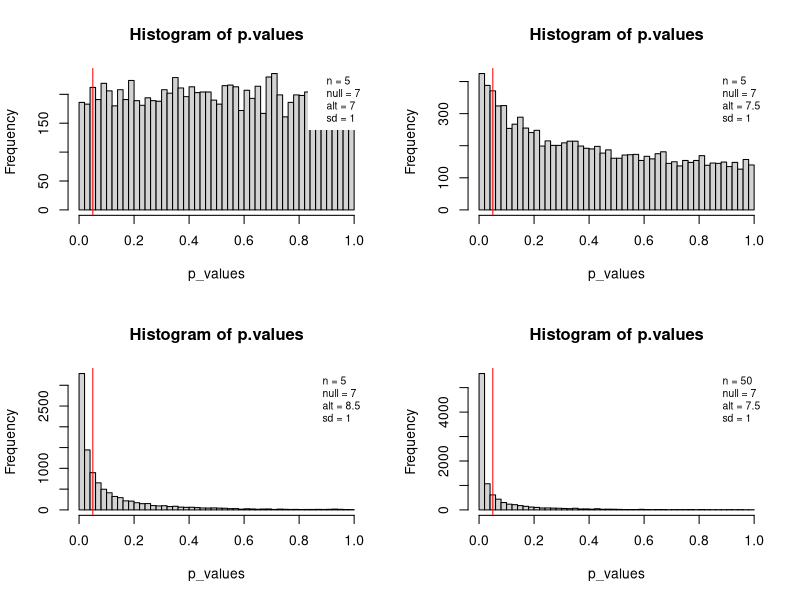
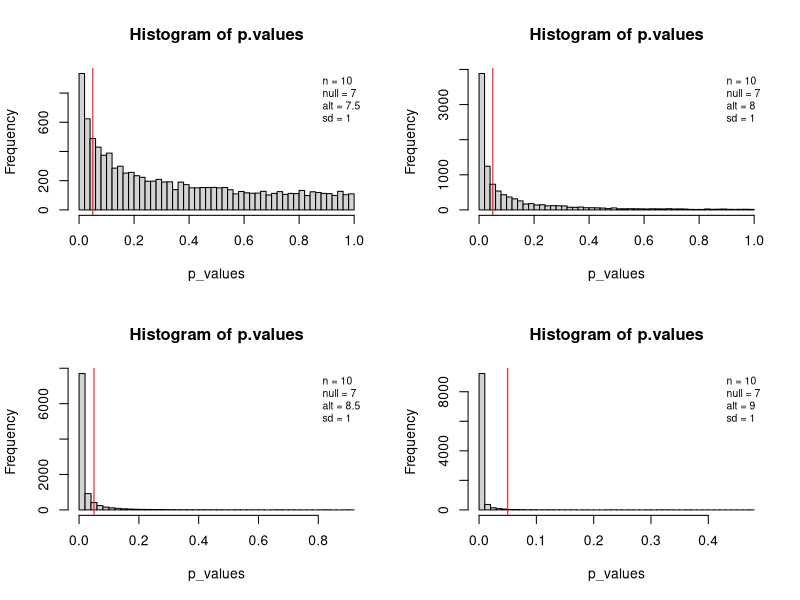
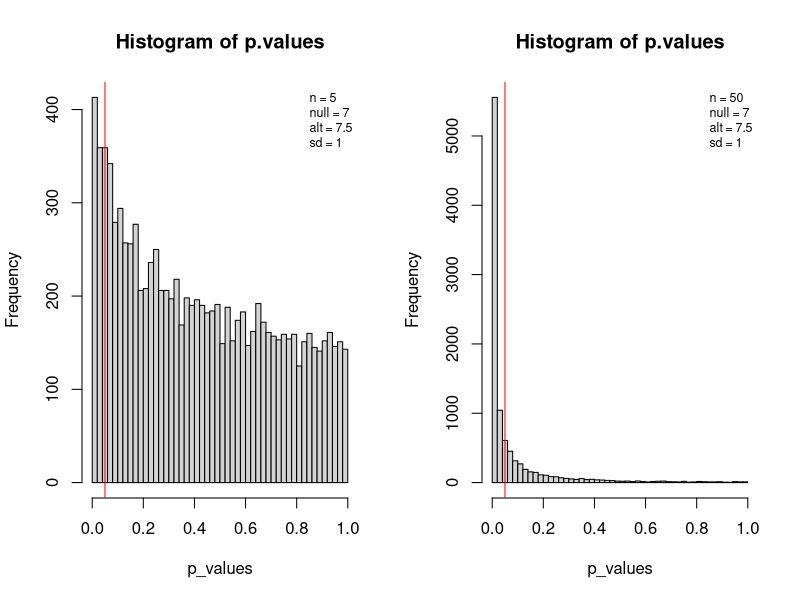
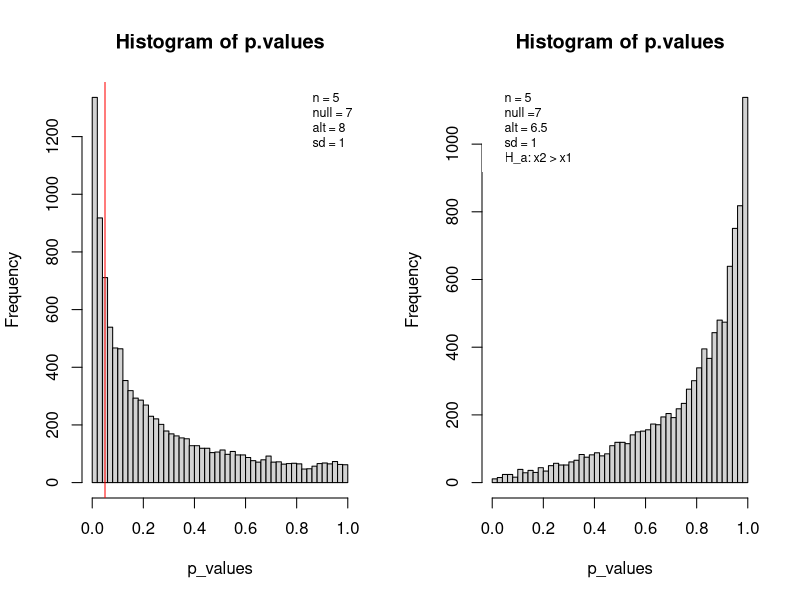

Source code (R) for these figures, in order:
## ---- chunk 1
knitr::opts_chunk$set(echo = TRUE)
## ---- chunk 2

# general
multiplot <-function(row, col) {
  par(mfrow = c(row, col), pty = "m")
}

# Question 8/Part 1
se <- function(x) {
  y <- x[!is.na(x)]
  sqrt(var(as.vector(y))/length(y))
}

ci_0.5 <- function(scores) { 
  m <- mean(scores, na.rm = TRUE) 
  stderr <- se(scores) 
  len <- length(scores) 
  upper <- m + qt(0.75, df = len - 1) * stderr 
  lower <- m + qt(0.25, df = len - 1) * stderr 
  return(data.frame(lower = lower, upper = upper))
}
  

# P.values 
p.value.historam <- function(mp = FALSE,row = 1,col = 1,mean_null = 1, mean_alt = 1,N = 5,sd = 1,alpha = 0.05) {
  p_values = numeric()
  if(mp) {
    multiplot(row,col)
  } else {}
  for(k in 1:length(mean_alt)) {
    for (i in 1:10000) {
      s1 <- rnorm(N, mean_null, sd); s2 <- rnorm(N,mean_alt[k], sd)
      p_values[i] <- t.test(s1, s2)$p.value
    }
    h <- hist(p_values, br=50, main = paste('Histogram of p.values')) # ,xlim = c(0,0.6) if necessary
    legend('topright',legend = c(paste("n =",N),paste("null =",mean_null),paste("alt =",mean_alt[k]),paste('sd =',sd)),box.lty = 'blank',cex = 0.75)
    abline(v = alpha,col = 'red')
  }
}


## ---- chunk 3
?t.test
## ---- chunk 4
sample <- rnorm(50,5,2)

t.test(sample,conf.level = 0.9)$conf.int
## ---- chunk 5

pop.mean <- 10
pop.sd <- 3
sample.size <- 50
store <- rep(NA, 1000)
lower <- rep(NA, 1000)
upper <- rep(NA, 1000)

for(i in 1:1000) { 
  sample <- rnorm(sample.size, mean = pop.mean, sd = pop.sd)
  lower[i] <- ci_0.5(sample)$lower # se and ci_0.5 are defined at the beginning of the assignment
  upper[i] <- ci_0.5(sample)$upper 
  if(lower[i] < pop.mean & upper[i] > pop.mean) {
    store[i] <- TRUE 
  }
  else { store[i] <- FALSE
  }
}

cis <- cbind(lower, upper)
store <- factor(store)
summary(store)

## ---- chunk 6
multiplot(2,2)
p.value.historam(mean_null = 7,mean_alt = 7,N = 5,alpha = 0.05)
p.value.historam(mean_null = 7,mean_alt = 7.5,N = 5,alpha = 0.05)
p.value.historam(mean_null = 7,mean_alt = 8.5,N = 5,alpha = 0.05)
p.value.historam(mean_null = 7,mean_alt = 7.5,N = 50,alpha = 0.05)

## ---- chunk 7

m <- c(7.5,8,8.5,9)
N <- 20

p.value.historam(mp = T,row = 2,col = 2,mean_null = 7,mean_alt = m,N = 10,alpha = 0.05)

## ---- chunk 8
multiplot(1,2)
m <- 7.5

p.value.historam(mp = F,mean_null = 7,mean_alt = m,N = 5,alpha = 0.05)
p.value.historam(mp = F,mean_null = 7,mean_alt = m,N = 50,alpha = 0.05)
## ---- chunk 9

multiplot(1,2)

p.value.historam(mp = F,mean_null = 7,mean_alt = 8,N = 5,alpha = 0.05)

p_values <- numeric()

for (i in 1:10000) {
  sample <- rnorm(5,6.5,1)
  p_values[i] <- t.test(sample,mu = 7,alternative = 'greater')$p.value
}

hist(p_values,breaks = 50, main = 'Histogram of p.values')
legend('topleft',legend = c("n = 5","null =7","alt = 6.5","sd = 1",'H_a: x2 > x1'),box.lty = 'blank',cex = 0.75)

